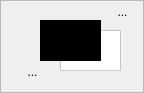
        <widget class="QFrame" name="color_frame" >
         <property name="minimumSize" >
          <size>
           <width>0</width>
           <height>90</height>
          </size>
         </property>
         <property name="frameShape" >
          <enum>QFrame::StyledPanel</enum>
         </property>
         <property name="frameShadow" >
          <enum>QFrame::Raised</enum>
         </property>
         <widget class="QToolButton" name="default_colors" >
          <property name="geometry" >
           <rect>
            <x>20</x>
            <y>60</y>
            <width>25</width>
            <height>24</height>
           </rect>
          </property>
          <property name="text" >
           <string>...</string>
          </property>
          <property name="icon" >
           <iconset resource="meshlab.qrc" >:/images/bw.png</iconset>
          </property>
          <property name="iconSize" >
           <size>
            <width>15</width>
            <height>15</height>
           </size>
          </property>
          <property name="autoRaise" >
           <bool>true</bool>
          </property>
         </widget>
         <widget class="QToolButton" name="switch_colors" >
          <property name="geometry" >
           <rect>
            <x>110</x>
            <y>0</y>
            <width>25</width>
            <height>24</height>
           </rect>
          </property>
          <property name="text" >
           <string>...</string>
          </property>
          <property name="icon" >
           <iconset resource="meshlab.qrc" >:/images/swap-colors-12.png</iconset>
          </property>
          <property name="iconSize" >
           <size>
            <width>15</width>
            <height>15</height>
           </size>
          </property>
          <property name="checkable" >
           <bool>false</bool>
          </property>
          <property name="autoRaise" >
           <bool>true</bool>
          </property>
          <property name="arrowType" >
           <enum>Qt::NoArrow</enum>
          </property>
         </widget>
         <widget class="Colorframe" name="background_frame" >
          <property name="geometry" >
           <rect>
            <x>60</x>
            <y>30</y>
            <width>61</width>
            <height>41</height>
           </rect>
          </property>
          <property name="palette" >
           <palette>
            <active>
             <colorrole role="Base" >
              <brush brushstyle="SolidPattern" >
               <color alpha="255" >
                <red>255</red>
                <green>255</green>
                <blue>255</blue>
               </color>
              </brush>
             </colorrole>
             <colorrole role="Window" >
              <brush brushstyle="SolidPattern" >
               <color alpha="255" >
                <red>255</red>
                <green>255</green>
                <blue>255</blue>
               </color>
              </brush>
             </colorrole>
            </active>
            <inactive>
             <colorrole role="Base" >
              <brush brushstyle="SolidPattern" >
               <color alpha="255" >
                <red>255</red>
                <green>255</green>
                <blue>255</blue>
               </color>
              </brush>
             </colorrole>
             <colorrole role="Window" >
              <brush brushstyle="SolidPattern" >
               <color alpha="255" >
                <red>255</red>
                <green>255</green>
                <blue>255</blue>
               </color>
              </brush>
             </colorrole>
            </inactive>
            <disabled>
             <colorrole role="Base" >
              <brush brushstyle="SolidPattern" >
               <color alpha="255" >
                <red>255</red>
                <green>255</green>
                <blue>255</blue>
               </color>
              </brush>
             </colorrole>
             <colorrole role="Window" >
              <brush brushstyle="SolidPattern" >
               <color alpha="255" >
                <red>255</red>
                <green>255</green>
                <blue>255</blue>
               </color>
              </brush>
             </colorrole>
            </disabled>
           </palette>
          </property>
          <property name="autoFillBackground" >
           <bool>true</bool>
          </property>
          <property name="frameShape" >
           <enum>QFrame::StyledPanel</enum>
          </property>
          <property name="frameShadow" >
           <enum>QFrame::Plain</enum>
          </property>
          <property name="lineWidth" >
           <number>2</number>
          </property>
         </widget>
         <widget class="Colorframe" name="foreground_frame" >
          <property name="geometry" >
           <rect>
            <x>40</x>
            <y>20</y>
            <width>61</width>
            <height>41</height>
           </rect>
          </property>
          <property name="palette" >
           <palette>
            <active>
             <colorrole role="Base" >
              <brush brushstyle="SolidPattern" >
               <color alpha="255" >
                <red>255</red>
                <green>255</green>
                <blue>255</blue>
               </color>
              </brush>
             </colorrole>
             <colorrole role="Window" >
              <brush brushstyle="SolidPattern" >
               <color alpha="255" >
                <red>0</red>
                <green>0</green>
                <blue>0</blue>
               </color>
              </brush>
             </colorrole>
            </active>
            <inactive>
             <colorrole role="Base" >
              <brush brushstyle="SolidPattern" >
               <color alpha="255" >
                <red>255</red>
                <green>255</green>
                <blue>255</blue>
               </color>
              </brush>
             </colorrole>
             <colorrole role="Window" >
              <brush brushstyle="SolidPattern" >
               <color alpha="255" >
                <red>0</red>
                <green>0</green>
                <blue>0</blue>
               </color>
              </brush>
             </colorrole>
            </inactive>
            <disabled>
             <colorrole role="Base" >
              <brush brushstyle="SolidPattern" >
               <color alpha="255" >
                <red>0</red>
                <green>0</green>
                <blue>0</blue>
               </color>
              </brush>
             </colorrole>
             <colorrole role="Window" >
              <brush brushstyle="SolidPattern" >
               <color alpha="255" >
                <red>0</red>
                <green>0</green>
                <blue>0</blue>
               </color>
              </brush>
             </colorrole>
            </disabled>
           </palette>
          </property>
          <property name="autoFillBackground" >
           <bool>true</bool>
          </property>
          <property name="frameShape" >
           <enum>QFrame::StyledPanel</enum>
          </property>
          <property name="frameShadow" >
           <enum>QFrame::Plain</enum>
          </property>
          <property name="lineWidth" >
           <number>2</number>
          </property>
         </widget>
        </widget>
